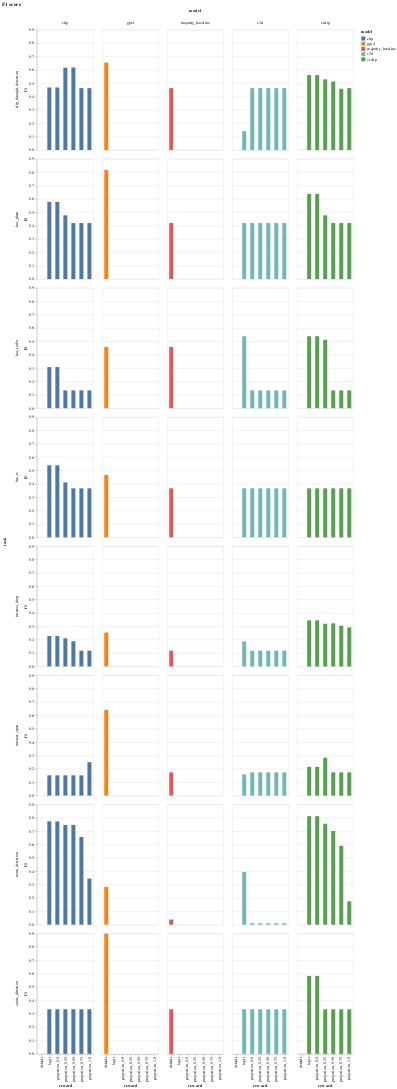

Here is the notebook cell this chart was saved with:
### Code cell
def plot_metric(metric_name):
    return (
        alt.Chart(metrics.to_pandas())
        .mark_bar(width=10)
        .encode(
            x="reward",
            y=metric_name,
            color="model",
            tooltip=[metric_name, "model", "reward"],
        )
        .facet(column="model", row="task")
        .properties(title="F1 score")
    )


plot_metric("f1")

### Figure 1 — Vega-Lite specification as saved in the notebook (floating-point values rounded to 4 significant figures; data arrays with more than 128 entries replaced by an {"elided": "..."} marker saying what was removed)
{"config": {"view": {"continuousWidth": 300, "continuousHeight": 300}}, "data": {"name": "data-9ee5fe6b63a1eb5703f0a3e1c01ae94b"}, "facet": {"column": {"field": "model", "type": "nominal"}, "row": {"field": "task", "type": "nominal"}}, "spec": {"mark": {"type": "bar", "width": 10}, "encoding": {"color": {"field": "model", "type": "nominal"}, "tooltip": [{"field": "f1", "type": "quantitative"}, {"field": "model", "type": "nominal"}, {"field": "reward", "type": "nominal"}], "x": {"field": "reward", "type": "nominal"}, "y": {"field": "f1", "type": "quantitative"}}}, "title": "F1 score", "$schema": "https://vega.github.io/schema/vega-lite/v5.16.3.json", "datasets": {"data-9ee5fe6b63a1eb5703f0a3e1c01ae94b": {"elided": "160 records"}}}
